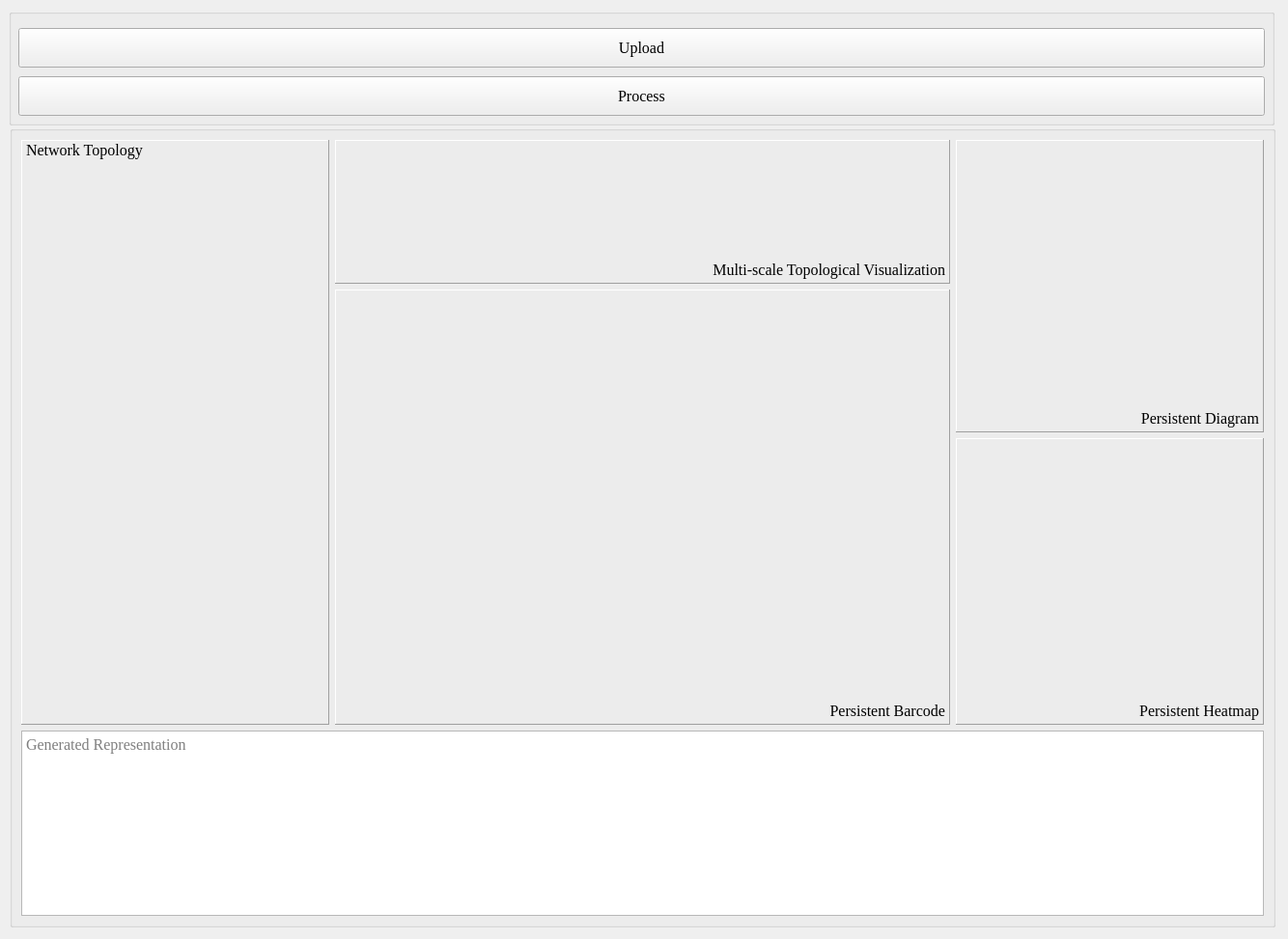
<?xml version="1.0" encoding="UTF-8"?>
<ui version="4.0">
 <class>mainWindow</class>
 <widget class="QMainWindow" name="mainWindow">
  <property name="geometry">
   <rect>
    <x>0</x>
    <y>0</y>
    <width>1334</width>
    <height>973</height>
   </rect>
  </property>
  <property name="windowTitle">
   <string>MainWindow</string>
  </property>
  <widget class="QWidget" name="centralwidget">
   <widget class="QGroupBox" name="groupBox_2">
    <property name="geometry">
     <rect>
      <x>10</x>
      <y>130</y>
      <width>1311</width>
      <height>831</height>
     </rect>
    </property>
    <property name="sizePolicy">
     <sizepolicy hsizetype="Expanding" vsizetype="Minimum">
      <horstretch>0</horstretch>
      <verstretch>1</verstretch>
     </sizepolicy>
    </property>
    <property name="font">
     <font>
      <family>Times New Roman</family>
      <pointsize>12</pointsize>
     </font>
    </property>
    <layout class="QGridLayout" name="gridLayout_4">
     <item row="0" column="0">
      <layout class="QGridLayout" name="gridLayout_3">
       <item row="0" column="0" rowspan="4">
        <widget class="QLabel" name="A">
         <property name="font">
          <font>
           <family>Times New Roman</family>
           <pointsize>12</pointsize>
          </font>
         </property>
         <property name="frameShape">
          <enum>QFrame::Panel</enum>
         </property>
         <property name="frameShadow">
          <enum>QFrame::Raised</enum>
         </property>
         <property name="text">
         <string>Network Topology</string>
         </property>
         <property name="alignment">
          <set>Qt::AlignLeft|Qt::AlignLeading</set>
          </property>
        </widget>
       </item>
       <item row="0" column="1" colspan="2">
        <widget class="QLabel" name="B1">
         <property name="font">
          <font>
           <family>Times New Roman</family>
           <pointsize>12</pointsize>
          </font>
         </property>
         <property name="frameShape">
          <enum>QFrame::Panel</enum>
         </property>
         <property name="frameShadow">
          <enum>QFrame::Raised</enum>
         </property>
         <property name="text">
                      <string>Multi-scale Topological Visualization</string>
         </property>
         <property name="alignment">
          <set>Qt::AlignRight|Qt::AlignBottom</set>
          </property>
        </widget>
       </item>
       <item row="1" column="1" rowspan="3" colspan="2">
        <widget class="QLabel" name="B2">
         <property name="font">
          <font>
           <family>Times New Roman</family>
           <pointsize>12</pointsize>
          </font>
         </property>
         <property name="frameShape">
          <enum>QFrame::Panel</enum>
         </property>
         <property name="frameShadow">
          <enum>QFrame::Raised</enum>
         </property>
         <property name="text">
          <string>Persistent Barcode</string>
         </property>
         <property name="alignment">
          <set>Qt::AlignRight|Qt::AlignBottom</set>
          </property>
        </widget>
       </item>
       <item row="0" column="3" rowspan="2">
        <widget class="QLabel" name="C">
         <property name="font">
          <font>
           <family>Times New Roman</family>
           <pointsize>12</pointsize>
          </font>
         </property>
         <property name="frameShape">
          <enum>QFrame::Panel</enum>
         </property>
         <property name="frameShadow">
          <enum>QFrame::Raised</enum>
         </property>
         <property name="text">
          <string>Persistent Diagram</string>
         </property>
         <property name="alignment">
          <set>Qt::AlignRight|Qt::AlignBottom</set>
          </property>
        </widget>
       </item>
       <item row="2" column="3" rowspan="2">
        <widget class="QLabel" name="D">
         <property name="font">
          <font>
           <family>Times New Roman</family>
           <pointsize>12</pointsize>
          </font>
         </property>
         <property name="frameShape">
          <enum>QFrame::Panel</enum>
         </property>
         <property name="frameShadow">
          <enum>QFrame::Raised</enum>
         </property>
         <property name="text">
          <string>Persistent Heatmap</string>
         </property>
         <property name="alignment">
          <set>Qt::AlignRight|Qt::AlignBottom</set>
          </property>
        </widget>
       </item>
      </layout>
     </item>
     <item row="1" column="0">
      <widget class="QTextBrowser" name="textBrowser">
       <property name="sizePolicy">
        <sizepolicy hsizetype="Expanding" vsizetype="Fixed">
         <horstretch>0</horstretch>
         <verstretch>0</verstretch>
        </sizepolicy>
       </property>
       <property name="minimumHeight">
       <number>100</number> 
       </property>
       <property name="maximumHeight">
       <number>100</number>
       </property>
       <property name="font">
        <font>
         <family>Times New Roman</family>
         <pointsize>12</pointsize>
        </font>
       </property>
               <property name="placeholderText">
            <string>Generated Representation</string>
        </property>
               <property name="styleSheet">
            <string>::placeholder { color: black; }</string>
        </property>
      </widget>
     </item>
    </layout>
   </widget>
   <widget class="QGroupBox" name="groupBox">
    <property name="geometry">
     <rect>
      <x>9</x>
      <y>9</y>
      <width>1311</width>
      <height>121</height>
     </rect>
    </property>
    <property name="sizePolicy">
     <sizepolicy hsizetype="Preferred" vsizetype="Minimum">
      <horstretch>0</horstretch>
      <verstretch>0</verstretch>
     </sizepolicy>
    </property>
    <property name="font">
     <font>
      <family>Times New Roman</family>
      <pointsize>12</pointsize>
     </font>
    </property>

    <widget class="QPushButton" name="upload">
     <property name="geometry">
      <rect>
       <x>10</x>
       <y>20</y>
       <width>1291</width>
       <height>41</height>
      </rect>
     </property>
     <property name="font">
      <font>
       <family>Times New Roman</family>
       <pointsize>12</pointsize>
      </font>
     </property>
     <property name="text">
      <string>Upload</string>
     </property>
    </widget>
    <widget class="QPushButton" name="process">
     <property name="geometry">
      <rect>
       <x>10</x>
       <y>70</y>
       <width>1291</width>
       <height>41</height>
      </rect>
     </property>
     <property name="font">
      <font>
       <family>Times New Roman</family>
       <pointsize>12</pointsize>
      </font>
     </property>
     <property name="text">
      <string>Process</string>
     </property>
    </widget>
   </widget>
  </widget>
 </widget>
 <resources/>
 <connections/>
</ui>
